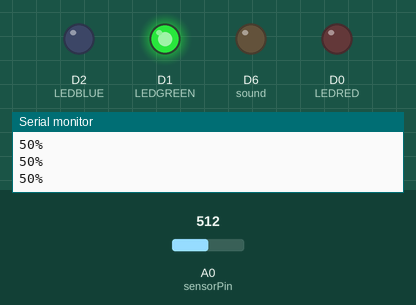
The sketch below on a simulated ESP8266 (NodeMCU). On the bench: output pins drawn as LEDs (lit = HIGH), the last lines printed to the serial monitor. The test bench sets the inputs (shaded band); at power-on: A0 (sensorPin) = 512.

Above: at 1.3 s.
1.4 s: A0 (sensorPin) set to 378
2.9 s: A0 (sensorPin) set to 354
At 4.0 s:
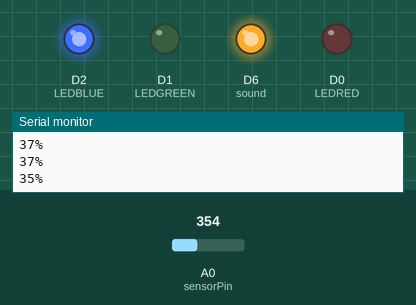
At 6.3 s:
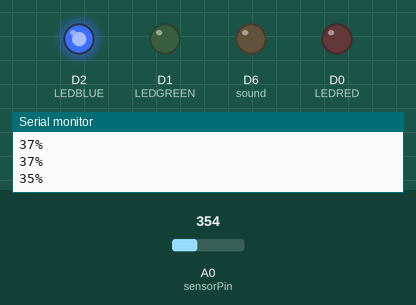
7.5 s: A0 (sensorPin) set to 306
Timing chart, 0 to 11.5 s (numbered marks = the images above; inputs shaded):
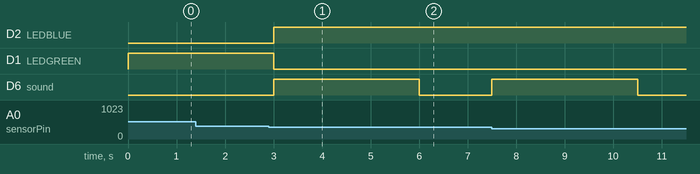

The sketch:

done_homework.ino
```cpp
//กำหนดขาของแต่ละคน
int sensorPin = A0;
#define LEDRED D0
#define sound D6
#define LEDGREEN D1
#define LEDBLUE D2

void setup() {
  Serial.begin(9600);
  //pinmodeของแต่ละตัว
  pinMode(LEDRED, OUTPUT);
  pinMode(LEDGREEN, OUTPUT);
  pinMode(LEDBLUE, OUTPUT);
  pinMode(sound, OUTPUT);
}

void loop() {
  int sensorValue;
  sensorValue = analogRead(sensorPin);
  sensorValue = map(sensorValue, 0, 1023, 0, 100);//อ่านค่าความชื้น
  Serial.print(sensorValue);
  Serial.println("%");
 if(sensorValue <=35)
 {
     setColor(0, 0, 255); //สีฟ้า
     digitalWrite(sound,HIGH);
     delay(3000);
     digitalWrite(sound,LOW);
     delay(1000);
  }
  else  if(sensorValue =37)
     {
          setColor(0,  255,0);//สีเขียว
     }
  else   if(sensorValue >=38){
          setColor(255,0, 0);//สีแดง
          digitalWrite(sound,HIGH);
          delay(500);
          digitalWrite(sound,LOW);
          delay(500);
  }
    delay(500);
}           //กำหนดค่าสี
  void setColor(int red, int green, int blue)
{
  #ifdef COMMON_ANODE
    red = 255 - red;
    green = 255 - green;
    blue = 255 - blue;
  #endif
  analogWrite(LEDRED, red);
  analogWrite(LEDGREEN, green);
  analogWrite(LEDBLUE, blue);
}
```

Measured:
- the behaviour switches between 364 and 363 on A0 (sensorPin) (found by bisection; images 0 and 1)
- after the input at 2.9 s, D2 (LEDBLUE): LOW → HIGH after 0.10 s; D1 (LEDGREEN): HIGH → LOW after 0.10 s; D6 (sound): LOW → HIGH after 0.10 s, → LOW 3.0 s later
